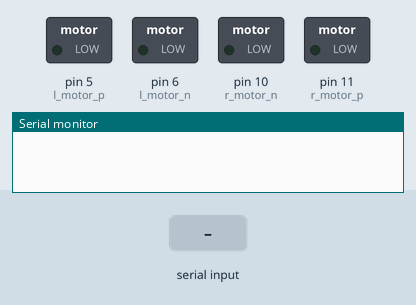
Recording of a sketch running on a simulated Arduino Uno, built with avr-gcc and run on an emulated ATmega328P. Parts: switched loads named in the sketch (green lamp = pin HIGH), the last lines printed to the serial monitor. Inputs (shaded band) come from the test bench.

Above: at 1.2 s.
1.3 s: "b" received over the second serial link
At 2.5 s:
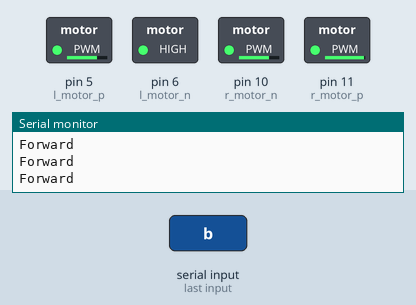
2.8 s: "f" received over the second serial link
At 4.0 s:
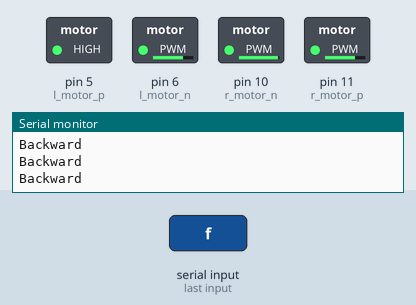
4.3 s: "r" received over the second serial link
At 5.5 s:
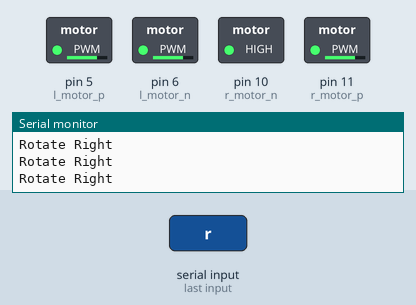
5.8 s: "l" received over the second serial link
At 7.0 s:
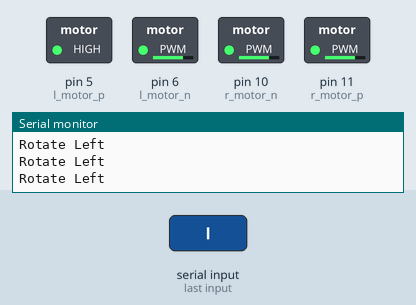
7.3 s: "b" received over the second serial link
At 8.0 s:
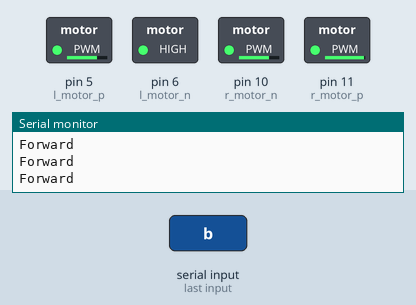
Timing chart, 0 to 9.8 s (numbered marks = the images above; inputs shaded):
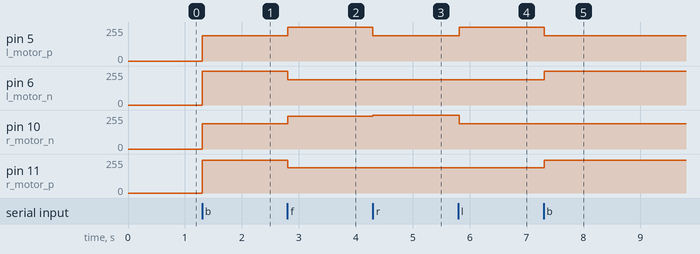

The sketch:

car7.ino
```cpp
/* Bluetooth */
#include <SoftwareSerial.h>
#define RxD 3
#define TxD 2
int r_motor_n = 10;  //PWM control Right Motor -
int r_motor_p = 11;  //PWM control Right Motor +
int l_motor_p = 5;   //PWM control Left Motor +
int l_motor_n = 6;
SoftwareSerial slave(RxD, TxD);
char message;
int motorvalue = 0;


void setup()
{
  pinMode(RxD, INPUT);
  pinMode(TxD, OUTPUT);
  pinMode(r_motor_n, OUTPUT);  //Set control pins to be outputs
  pinMode(r_motor_p, OUTPUT);
  pinMode(l_motor_p, OUTPUT);
  pinMode(l_motor_n, OUTPUT);

  digitalWrite(r_motor_n, LOW);  //set both motors off for start-up
  digitalWrite(r_motor_p, LOW);
  digitalWrite(l_motor_p, LOW);
  digitalWrite(l_motor_n, LOW);

  slave.begin(9600);
  Serial.begin(9600);
}


void loop()
{
  if (slave.available())
  {
    message = slave.read();
  }
  if (message == 'b')
    motorvalue = 1;
  if (message == 'n')
    motorvalue = 2;
  if (message == 'f')
    motorvalue = 3;
  if (message == 'r')
    motorvalue = 4;
  if (message == 'l')
    motorvalue = 5;


  switch (motorvalue)
  {
    case 2: //none
      digitalWrite(r_motor_n, LOW);  //Set motor direction, 1 low, 2 high
      digitalWrite(r_motor_p, LOW);
      digitalWrite(l_motor_p, LOW);
      digitalWrite(l_motor_n, LOW);
      Serial.println("Stop\n");
      //incomingByte='*';

      break;

    case 1: //backward
      analogWrite(r_motor_p,247 ); //Set motor direction, 1 low, 2 high
      analogWrite(r_motor_n, 190);
      analogWrite(l_motor_n, 255);
      analogWrite(l_motor_p, 190);
      Serial.println("Forward\n");
      //incomingByte='*';
      break;

    case 3: //forward
      analogWrite(r_motor_p, 190);  //Set motor direction, 1 low, 2 high
      analogWrite(r_motor_n,247);
      analogWrite(l_motor_n, 190);
      analogWrite(l_motor_p,255);
      Serial.println("Backward\n");
      //incomingByte='*';
      break;//}

    //switch(turnvalue){
    case 4: //right
      analogWrite(l_motor_n, 190);  //Set motor direction, 1 low, 2 high
      analogWrite(l_motor_p, 190);
     analogWrite(r_motor_n, 255);
      analogWrite(r_motor_p, 190);
      Serial.println("Rotate Right\n");
      break;


    case 5: //left
      analogWrite(l_motor_p, 255);  //Set motor direction, 1 low, 2 high
      analogWrite(l_motor_n, 190);
      analogWrite(r_motor_p, 190);
      analogWrite(r_motor_n, 190);
      Serial.println("Rotate Left\n");
      //incomingByte='*';
      break;
  }
}
```

Measured:
- after the input at 1.3 s, pin 5 (l_motor_p), pin 10 (r_motor_n): 0/255 → 190/255 at once; pin 6 (l_motor_n): 0/255 → 255/255 at once; pin 11 (r_motor_p): 0/255 → 247/255 at once
- after the input at 2.8 s, pin 5 (l_motor_p): 190/255 → 255/255 at once; pin 6 (l_motor_n): 255/255 → 190/255 at once; pin 10 (r_motor_n): 190/255 → 247/255 at once; pin 11 (r_motor_p): 247/255 → 190/255 at once
- after the input at 4.3 s, pin 5 (l_motor_p): 255/255 → 190/255 at once; pin 10 (r_motor_n): 247/255 → 255/255 at once
- after the input at 5.8 s, pin 5 (l_motor_p): 190/255 → 255/255 at once; pin 10 (r_motor_n): 255/255 → 190/255 at once
- after the input at 7.3 s, pin 5 (l_motor_p): 255/255 → 190/255 at once; pin 6 (l_motor_n): 190/255 → 255/255 at once; pin 11 (r_motor_p): 190/255 → 247/255 at once
